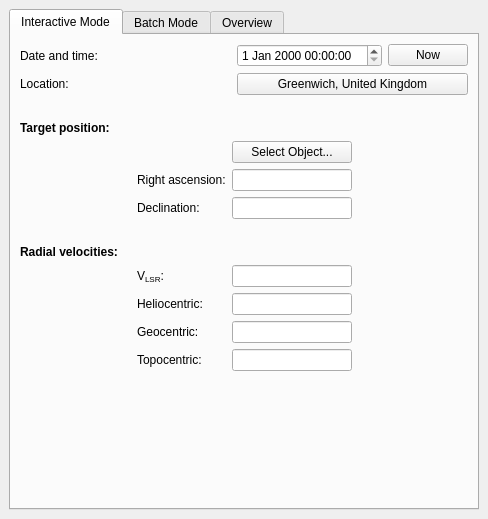
<ui version="4.0" >
 <class>modCalcVlsrDlg</class>
 <widget class="QWidget" name="modCalcVlsrDlg" >
  <property name="geometry" >
   <rect>
    <x>0</x>
    <y>0</y>
    <width>488</width>
    <height>519</height>
   </rect>
  </property>
  <layout class="QVBoxLayout" >
   <property name="spacing" >
    <number>6</number>
   </property>
   <property name="leftMargin" >
    <number>9</number>
   </property>
   <property name="topMargin" >
    <number>9</number>
   </property>
   <property name="rightMargin" >
    <number>9</number>
   </property>
   <property name="bottomMargin" >
    <number>9</number>
   </property>
   <item>
    <widget class="QTabWidget" name="tabWidget" >
     <property name="currentIndex" >
      <number>0</number>
     </property>
     <widget class="QWidget" name="interact" >
      <attribute name="title" >
       <string>Interactive Mode</string>
      </attribute>
      <layout class="QVBoxLayout" >
       <property name="spacing" >
        <number>6</number>
       </property>
       <property name="leftMargin" >
        <number>9</number>
       </property>
       <property name="topMargin" >
        <number>9</number>
       </property>
       <property name="rightMargin" >
        <number>9</number>
       </property>
       <property name="bottomMargin" >
        <number>9</number>
       </property>
       <item>
        <layout class="QGridLayout" >
         <property name="leftMargin" >
          <number>0</number>
         </property>
         <property name="topMargin" >
          <number>0</number>
         </property>
         <property name="rightMargin" >
          <number>0</number>
         </property>
         <property name="bottomMargin" >
          <number>0</number>
         </property>
         <property name="horizontalSpacing" >
          <number>6</number>
         </property>
         <property name="verticalSpacing" >
          <number>6</number>
         </property>
         <item row="0" column="0" >
          <widget class="QLabel" name="label_2" >
           <property name="text" >
            <string>Date and time:</string>
           </property>
          </widget>
         </item>
         <item row="0" column="1" >
          <layout class="QHBoxLayout" >
           <property name="spacing" >
            <number>6</number>
           </property>
           <property name="leftMargin" >
            <number>0</number>
           </property>
           <property name="topMargin" >
            <number>0</number>
           </property>
           <property name="rightMargin" >
            <number>0</number>
           </property>
           <property name="bottomMargin" >
            <number>0</number>
           </property>
           <item>
            <widget class="QDateTimeEdit" name="Date" />
           </item>
           <item>
            <widget class="KPushButton" name="NowButton" >
             <property name="text" >
              <string>Now</string>
             </property>
            </widget>
           </item>
          </layout>
         </item>
         <item row="1" column="0" >
          <widget class="QLabel" name="label_3" >
           <property name="text" >
            <string>Location:</string>
           </property>
          </widget>
         </item>
         <item row="1" column="1" >
          <widget class="KPushButton" name="LocationButton" >
           <property name="text" >
            <string>Greenwich, United Kingdom</string>
           </property>
          </widget>
         </item>
        </layout>
       </item>
       <item>
        <spacer>
         <property name="orientation" >
          <enum>Qt::Horizontal</enum>
         </property>
         <property name="sizeHint" >
          <size>
           <width>331</width>
           <height>20</height>
          </size>
         </property>
        </spacer>
       </item>
       <item>
        <widget class="QLabel" name="label_4" >
         <property name="font" >
          <font>
           <weight>75</weight>
           <bold>true</bold>
          </font>
         </property>
         <property name="text" >
          <string>Target position:</string>
         </property>
        </widget>
       </item>
       <item>
        <layout class="QGridLayout" >
         <property name="leftMargin" >
          <number>0</number>
         </property>
         <property name="topMargin" >
          <number>0</number>
         </property>
         <property name="rightMargin" >
          <number>0</number>
         </property>
         <property name="bottomMargin" >
          <number>0</number>
         </property>
         <property name="horizontalSpacing" >
          <number>6</number>
         </property>
         <property name="verticalSpacing" >
          <number>6</number>
         </property>
         <item row="0" column="0" >
          <spacer>
           <property name="orientation" >
            <enum>Qt::Horizontal</enum>
           </property>
           <property name="sizeHint" >
            <size>
             <width>61</width>
             <height>20</height>
            </size>
           </property>
          </spacer>
         </item>
         <item row="0" column="1" >
          <spacer>
           <property name="orientation" >
            <enum>Qt::Horizontal</enum>
           </property>
           <property name="sizeType" >
            <enum>QSizePolicy::Minimum</enum>
           </property>
           <property name="sizeHint" >
            <size>
             <width>40</width>
             <height>20</height>
            </size>
           </property>
          </spacer>
         </item>
         <item row="0" column="2" >
          <widget class="KPushButton" name="ObjectButton" >
           <property name="text" >
            <string>Select Object...</string>
           </property>
          </widget>
         </item>
         <item row="0" column="3" >
          <spacer>
           <property name="orientation" >
            <enum>Qt::Horizontal</enum>
           </property>
           <property name="sizeHint" >
            <size>
             <width>40</width>
             <height>20</height>
            </size>
           </property>
          </spacer>
         </item>
         <item row="1" column="0" >
          <spacer>
           <property name="orientation" >
            <enum>Qt::Horizontal</enum>
           </property>
           <property name="sizeHint" >
            <size>
             <width>61</width>
             <height>20</height>
            </size>
           </property>
          </spacer>
         </item>
         <item row="1" column="1" >
          <widget class="QLabel" name="label_6" >
           <property name="text" >
            <string>Right ascension:</string>
           </property>
          </widget>
         </item>
         <item row="1" column="2" >
          <widget class="dmsBox" name="RA" >
           <property name="minimumSize" >
            <size>
             <width>120</width>
             <height>0</height>
            </size>
           </property>
          </widget>
         </item>
         <item row="1" column="3" >
          <spacer>
           <property name="orientation" >
            <enum>Qt::Horizontal</enum>
           </property>
           <property name="sizeHint" >
            <size>
             <width>40</width>
             <height>20</height>
            </size>
           </property>
          </spacer>
         </item>
         <item row="2" column="0" >
          <spacer>
           <property name="orientation" >
            <enum>Qt::Horizontal</enum>
           </property>
           <property name="sizeHint" >
            <size>
             <width>61</width>
             <height>20</height>
            </size>
           </property>
          </spacer>
         </item>
         <item row="2" column="1" >
          <widget class="QLabel" name="label_7" >
           <property name="text" >
            <string>Declination:</string>
           </property>
          </widget>
         </item>
         <item row="2" column="2" >
          <widget class="dmsBox" name="Dec" />
         </item>
         <item row="2" column="3" >
          <spacer>
           <property name="orientation" >
            <enum>Qt::Horizontal</enum>
           </property>
           <property name="sizeHint" >
            <size>
             <width>40</width>
             <height>20</height>
            </size>
           </property>
          </spacer>
         </item>
         <item row="3" column="0" colspan="4" >
          <spacer>
           <property name="orientation" >
            <enum>Qt::Horizontal</enum>
           </property>
           <property name="sizeHint" >
            <size>
             <width>321</width>
             <height>20</height>
            </size>
           </property>
          </spacer>
         </item>
         <item row="4" column="0" colspan="4" >
          <widget class="QLabel" name="label_5" >
           <property name="font" >
            <font>
             <weight>75</weight>
             <bold>true</bold>
            </font>
           </property>
           <property name="text" >
            <string>Radial velocities:</string>
           </property>
          </widget>
         </item>
         <item row="5" column="0" >
          <spacer>
           <property name="orientation" >
            <enum>Qt::Horizontal</enum>
           </property>
           <property name="sizeHint" >
            <size>
             <width>61</width>
             <height>20</height>
            </size>
           </property>
          </spacer>
         </item>
         <item row="5" column="1" >
          <widget class="QLabel" name="azLabel" >
           <property name="text" >
            <string>V&lt;sub>LSR&lt;/sub>:</string>
           </property>
          </widget>
         </item>
         <item row="5" column="2" >
          <widget class="KLineEdit" name="VLSR" />
         </item>
         <item row="5" column="3" >
          <spacer>
           <property name="orientation" >
            <enum>Qt::Horizontal</enum>
           </property>
           <property name="sizeHint" >
            <size>
             <width>61</width>
             <height>20</height>
            </size>
           </property>
          </spacer>
         </item>
         <item row="6" column="0" >
          <spacer>
           <property name="orientation" >
            <enum>Qt::Horizontal</enum>
           </property>
           <property name="sizeHint" >
            <size>
             <width>61</width>
             <height>20</height>
            </size>
           </property>
          </spacer>
         </item>
         <item row="6" column="1" >
          <widget class="QLabel" name="textLabel1" >
           <property name="text" >
            <string>Heliocentric:</string>
           </property>
          </widget>
         </item>
         <item row="6" column="2" >
          <widget class="KLineEdit" name="VHelio" />
         </item>
         <item row="6" column="3" >
          <spacer>
           <property name="orientation" >
            <enum>Qt::Horizontal</enum>
           </property>
           <property name="sizeHint" >
            <size>
             <width>61</width>
             <height>20</height>
            </size>
           </property>
          </spacer>
         </item>
         <item row="7" column="0" >
          <spacer>
           <property name="orientation" >
            <enum>Qt::Horizontal</enum>
           </property>
           <property name="sizeHint" >
            <size>
             <width>61</width>
             <height>20</height>
            </size>
           </property>
          </spacer>
         </item>
         <item row="7" column="1" >
          <widget class="QLabel" name="textLabel2" >
           <property name="text" >
            <string>Geocentric:</string>
           </property>
          </widget>
         </item>
         <item row="7" column="2" >
          <widget class="KLineEdit" name="VGeo" />
         </item>
         <item row="7" column="3" >
          <spacer>
           <property name="orientation" >
            <enum>Qt::Horizontal</enum>
           </property>
           <property name="sizeHint" >
            <size>
             <width>61</width>
             <height>20</height>
            </size>
           </property>
          </spacer>
         </item>
         <item row="8" column="0" >
          <spacer>
           <property name="orientation" >
            <enum>Qt::Horizontal</enum>
           </property>
           <property name="sizeHint" >
            <size>
             <width>61</width>
             <height>20</height>
            </size>
           </property>
          </spacer>
         </item>
         <item row="8" column="1" >
          <widget class="QLabel" name="textLabel3" >
           <property name="text" >
            <string>Topocentric:</string>
           </property>
          </widget>
         </item>
         <item row="8" column="2" >
          <widget class="KLineEdit" name="VTopo" />
         </item>
         <item row="8" column="3" >
          <spacer>
           <property name="orientation" >
            <enum>Qt::Horizontal</enum>
           </property>
           <property name="sizeHint" >
            <size>
             <width>61</width>
             <height>20</height>
            </size>
           </property>
          </spacer>
         </item>
        </layout>
       </item>
       <item>
        <spacer>
         <property name="orientation" >
          <enum>Qt::Vertical</enum>
         </property>
         <property name="sizeHint" >
          <size>
           <width>20</width>
           <height>40</height>
          </size>
         </property>
        </spacer>
       </item>
      </layout>
     </widget>
     <widget class="QWidget" name="batch" >
      <attribute name="title" >
       <string>Batch Mode</string>
      </attribute>
      <layout class="QVBoxLayout" >
       <property name="spacing" >
        <number>6</number>
       </property>
       <property name="leftMargin" >
        <number>9</number>
       </property>
       <property name="topMargin" >
        <number>9</number>
       </property>
       <property name="rightMargin" >
        <number>9</number>
       </property>
       <property name="bottomMargin" >
        <number>9</number>
       </property>
       <item>
        <widget class="QGroupBox" name="groupBox_5" >
         <property name="title" >
          <string>Select Parameters in Input File</string>
         </property>
         <layout class="QVBoxLayout" >
          <property name="spacing" >
           <number>6</number>
          </property>
          <property name="leftMargin" >
           <number>9</number>
          </property>
          <property name="topMargin" >
           <number>9</number>
          </property>
          <property name="rightMargin" >
           <number>9</number>
          </property>
          <property name="bottomMargin" >
           <number>9</number>
          </property>
          <item>
           <layout class="QGridLayout" >
            <property name="leftMargin" >
             <number>0</number>
            </property>
            <property name="topMargin" >
             <number>0</number>
            </property>
            <property name="rightMargin" >
             <number>0</number>
            </property>
            <property name="bottomMargin" >
             <number>0</number>
            </property>
            <property name="horizontalSpacing" >
             <number>6</number>
            </property>
            <property name="verticalSpacing" >
             <number>6</number>
            </property>
            <item row="3" column="0" >
             <widget class="QCheckBox" name="DecCheckBatch" >
              <property name="text" >
               <string>Dec:</string>
              </property>
              <property name="checked" >
               <bool>true</bool>
              </property>
             </widget>
            </item>
            <item row="3" column="3" >
             <widget class="KLineEdit" name="EpochBoxBatch" />
            </item>
            <item row="2" column="2" >
             <widget class="QCheckBox" name="ElevationCheckBatch" >
              <property name="text" >
               <string>Elevation (m):</string>
              </property>
              <property name="checked" >
               <bool>false</bool>
              </property>
             </widget>
            </item>
            <item row="2" column="0" >
             <widget class="QCheckBox" name="RACheckBatch" >
              <property name="text" >
               <string>RA:</string>
              </property>
              <property name="checked" >
               <bool>true</bool>
              </property>
             </widget>
            </item>
            <item row="0" column="3" >
             <widget class="dmsBox" name="LongitudeBoxBatch" />
            </item>
            <item row="3" column="2" >
             <widget class="QCheckBox" name="EpochCheckBatch" >
              <property name="text" >
               <string>Epoch:</string>
              </property>
             </widget>
            </item>
            <item row="0" column="2" >
             <widget class="QCheckBox" name="LongCheckBatch" >
              <property name="text" >
               <string>Longitude:</string>
              </property>
              <property name="checked" >
               <bool>false</bool>
              </property>
             </widget>
            </item>
            <item row="2" column="3" >
             <widget class="KLineEdit" name="ElevationBoxBatch" />
            </item>
            <item row="1" column="2" >
             <widget class="QCheckBox" name="LatCheckBatch" >
              <property name="text" >
               <string>Latitude:</string>
              </property>
              <property name="checked" >
               <bool>false</bool>
              </property>
             </widget>
            </item>
            <item row="0" column="1" >
             <widget class="QTimeEdit" name="UTBoxBatch" />
            </item>
            <item row="2" column="1" >
             <widget class="dmsBox" name="RABoxBatch" >
              <property name="enabled" >
               <bool>false</bool>
              </property>
             </widget>
            </item>
            <item row="3" column="1" >
             <widget class="dmsBox" name="DecBoxBatch" >
              <property name="enabled" >
               <bool>false</bool>
              </property>
             </widget>
            </item>
            <item row="0" column="0" >
             <widget class="QCheckBox" name="UTCheckBatch" >
              <property name="text" >
               <string>UT:</string>
              </property>
              <property name="checked" >
               <bool>false</bool>
              </property>
             </widget>
            </item>
            <item row="1" column="3" >
             <widget class="dmsBox" name="LatitudeBoxBatch" />
            </item>
            <item row="1" column="0" >
             <widget class="QCheckBox" name="DateCheckBatch" >
              <property name="text" >
               <string>Date:</string>
              </property>
              <property name="checked" >
               <bool>false</bool>
              </property>
             </widget>
            </item>
            <item row="1" column="1" >
             <widget class="QDateEdit" name="DateBoxBatch" />
            </item>
           </layout>
          </item>
          <item>
           <layout class="QHBoxLayout" >
            <property name="spacing" >
             <number>6</number>
            </property>
            <property name="leftMargin" >
             <number>0</number>
            </property>
            <property name="topMargin" >
             <number>0</number>
            </property>
            <property name="rightMargin" >
             <number>0</number>
            </property>
            <property name="bottomMargin" >
             <number>0</number>
            </property>
            <item>
             <widget class="QCheckBox" name="InputVelocityCheckBatch" >
              <property name="text" >
               <string>Input velocity:</string>
              </property>
             </widget>
            </item>
            <item>
             <widget class="QComboBox" name="InputVelocityComboBatch" >
              <item>
               <property name="text" >
                <string>Heliocentric</string>
               </property>
              </item>
              <item>
               <property name="text" >
                <string>Geocentric</string>
               </property>
              </item>
              <item>
               <property name="text" >
                <string>Topocentric</string>
               </property>
              </item>
              <item>
               <property name="text" >
                <string>LSR</string>
               </property>
              </item>
             </widget>
            </item>
            <item>
             <widget class="KLineEdit" name="InputVelocityBoxBatch" />
            </item>
            <item>
             <spacer>
              <property name="orientation" >
               <enum>Qt::Horizontal</enum>
              </property>
              <property name="sizeHint" >
               <size>
                <width>40</width>
                <height>20</height>
               </size>
              </property>
             </spacer>
            </item>
           </layout>
          </item>
         </layout>
        </widget>
       </item>
       <item>
        <widget class="QGroupBox" name="groupBox_6" >
         <property name="title" >
          <string>Select Parameters for Output File</string>
         </property>
         <layout class="QHBoxLayout" >
          <property name="spacing" >
           <number>6</number>
          </property>
          <property name="leftMargin" >
           <number>9</number>
          </property>
          <property name="topMargin" >
           <number>9</number>
          </property>
          <property name="rightMargin" >
           <number>9</number>
          </property>
          <property name="bottomMargin" >
           <number>9</number>
          </property>
          <item>
           <widget class="QRadioButton" name="AllRadioBatch" >
            <property name="text" >
             <string>All parameters</string>
            </property>
           </widget>
          </item>
          <item>
           <widget class="QRadioButton" name="InputRadioBatch" >
            <property name="text" >
             <string>Only parameters in input file</string>
            </property>
            <property name="checked" >
             <bool>true</bool>
            </property>
           </widget>
          </item>
         </layout>
        </widget>
       </item>
       <item>
        <widget class="QGroupBox" name="groupBox_7" >
         <property name="title" >
          <string>Select Filenames</string>
         </property>
         <layout class="QGridLayout" >
          <property name="leftMargin" >
           <number>9</number>
          </property>
          <property name="topMargin" >
           <number>9</number>
          </property>
          <property name="rightMargin" >
           <number>9</number>
          </property>
          <property name="bottomMargin" >
           <number>9</number>
          </property>
          <property name="horizontalSpacing" >
           <number>6</number>
          </property>
          <property name="verticalSpacing" >
           <number>6</number>
          </property>
          <item row="1" column="1" >
           <widget class="KUrlRequester" name="OutputFileBoxBatch" />
          </item>
          <item row="0" column="1" >
           <widget class="KUrlRequester" name="InputFileBoxBatch" />
          </item>
          <item row="1" column="0" >
           <widget class="QLabel" name="label_10" >
            <property name="text" >
             <string>Output file:</string>
            </property>
           </widget>
          </item>
          <item row="0" column="0" >
           <widget class="QLabel" name="label_9" >
            <property name="text" >
             <string>Input file:</string>
            </property>
           </widget>
          </item>
         </layout>
        </widget>
       </item>
       <item>
        <layout class="QHBoxLayout" >
         <property name="spacing" >
          <number>6</number>
         </property>
         <property name="leftMargin" >
          <number>0</number>
         </property>
         <property name="topMargin" >
          <number>0</number>
         </property>
         <property name="rightMargin" >
          <number>0</number>
         </property>
         <property name="bottomMargin" >
          <number>0</number>
         </property>
         <item>
          <spacer>
           <property name="orientation" >
            <enum>Qt::Horizontal</enum>
           </property>
           <property name="sizeHint" >
            <size>
             <width>40</width>
             <height>20</height>
            </size>
           </property>
          </spacer>
         </item>
         <item>
          <widget class="KPushButton" name="RunButtonBatch" >
           <property name="text" >
            <string>Run</string>
           </property>
          </widget>
         </item>
         <item>
          <spacer>
           <property name="orientation" >
            <enum>Qt::Horizontal</enum>
           </property>
           <property name="sizeHint" >
            <size>
             <width>40</width>
             <height>20</height>
            </size>
           </property>
          </spacer>
         </item>
        </layout>
       </item>
       <item>
        <spacer>
         <property name="orientation" >
          <enum>Qt::Vertical</enum>
         </property>
         <property name="sizeHint" >
          <size>
           <width>20</width>
           <height>40</height>
          </size>
         </property>
        </spacer>
       </item>
      </layout>
     </widget>
     <widget class="QWidget" name="overview" >
      <attribute name="title" >
       <string>Overview</string>
      </attribute>
      <layout class="QVBoxLayout" >
       <property name="spacing" >
        <number>6</number>
       </property>
       <property name="leftMargin" >
        <number>9</number>
       </property>
       <property name="topMargin" >
        <number>9</number>
       </property>
       <property name="rightMargin" >
        <number>9</number>
       </property>
       <property name="bottomMargin" >
        <number>9</number>
       </property>
       <item>
        <widget class="KTextBrowser" name="OverviewBox" />
       </item>
      </layout>
     </widget>
    </widget>
   </item>
  </layout>
 </widget>
 <customwidgets>
  <customwidget>
   <class>KLineEdit</class>
   <extends>QLineEdit</extends>
   <header>klineedit.h</header>
  </customwidget>
  <customwidget>
   <class>KPushButton</class>
   <extends>QPushButton</extends>
   <header>kpushbutton.h</header>
  </customwidget>
  <customwidget>
   <class>KTextBrowser</class>
   <extends>QTextBrowser</extends>
   <header>ktextbrowser.h</header>
  </customwidget>
  <customwidget>
   <class>KUrlRequester</class>
   <extends>QFrame</extends>
   <header>kurlrequester.h</header>
  </customwidget>
  <customwidget>
   <class>dmsBox</class>
   <extends>KLineEdit</extends>
   <header>widgets/dmsbox.h</header>
  </customwidget>
 </customwidgets>
 <resources/>
 <connections/>
</ui>
